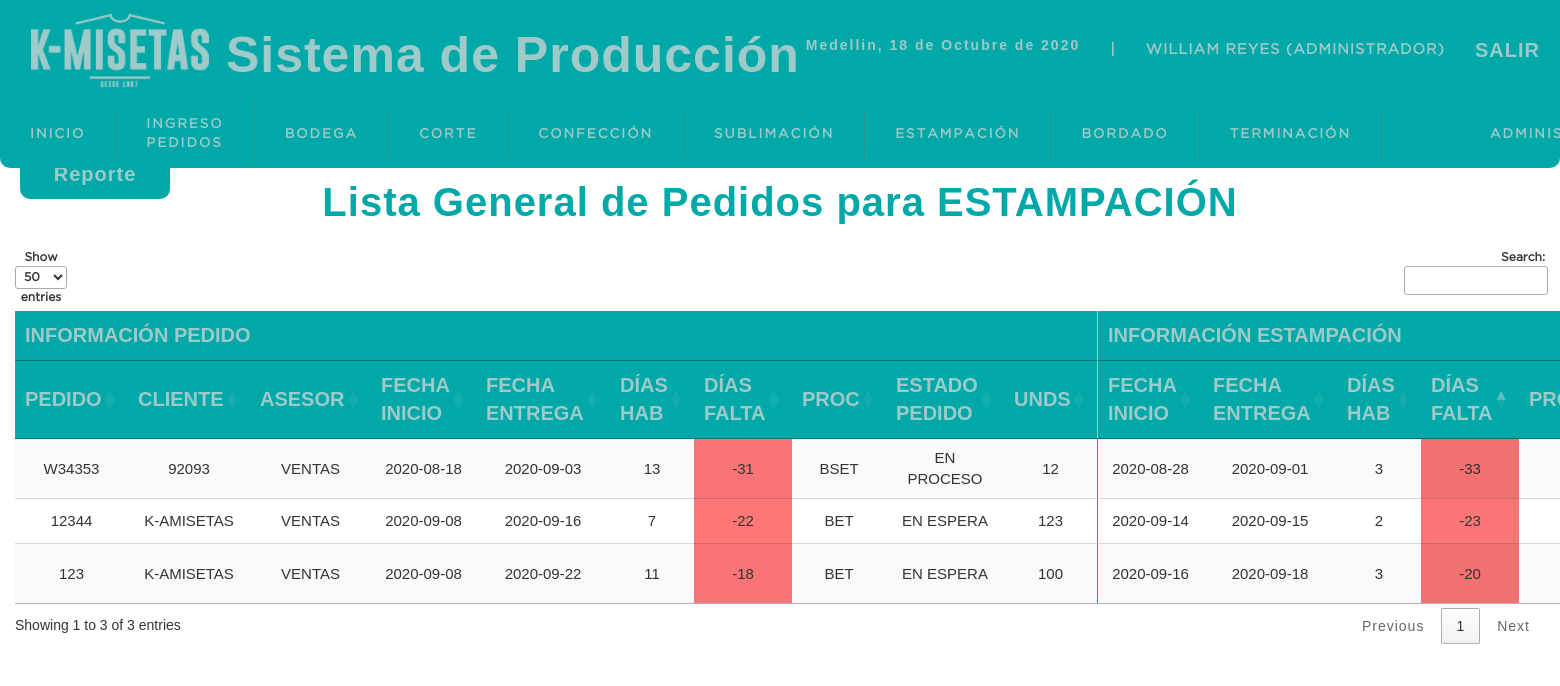
The page /sistema/listaestampaciongeneral.php (signed in) on the database as committed earlier.
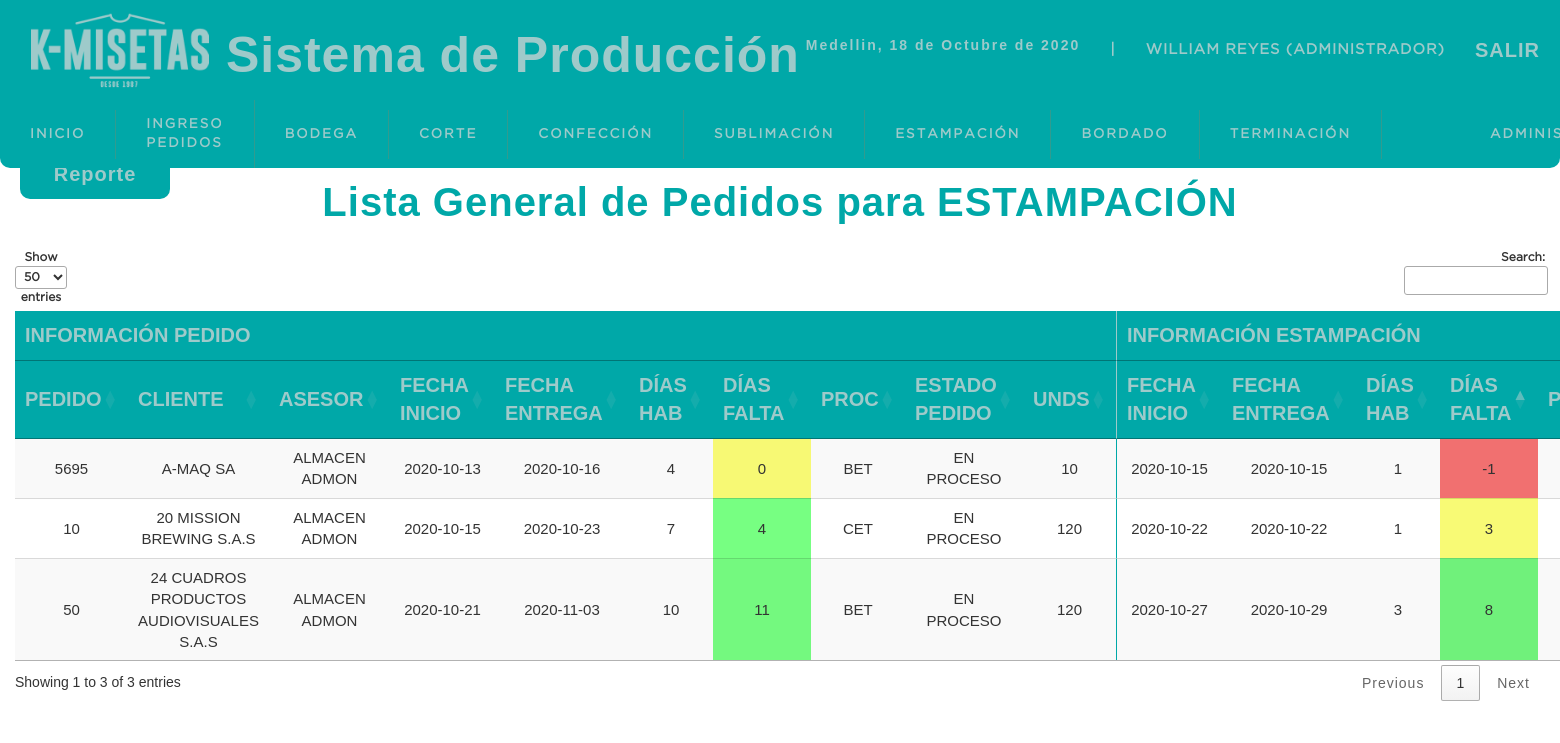
The same page on the database as committed later.
### tables this page shows
CREATE TABLE `pedidos` (
  `idpedido` int(11) NOT NULL,
  `num_pedido` varchar(10) NOT NULL,
  `cliente` varchar(50) NOT NULL,
  `asesor` varchar(15) NOT NULL,
  `fecha_inicio` date NOT NULL,
  `fecha_fin` date NOT NULL,
  `dias_habiles` int(11) NOT NULL,
  `procesos` int(11) NOT NULL,
  `unds` int(11) NOT NULL,
  `fecha_ingreso` datetime NOT NULL DEFAULT CURRENT_TIMESTAMP,
  `usuario` int(11) NOT NULL,
  `area_inicio` varchar(13) NOT NULL DEFAULT '0',
  `estado` int(11) NOT NULL DEFAULT '0'
);

CREATE TABLE `procesos` (
  `idproceso` int(11) NOT NULL,
  `siglas` varchar(5) NOT NULL,
  `1` varchar(13) NOT NULL,
  `2` varchar(13) NOT NULL,
  `3` varchar(13) NOT NULL,
  `4` varchar(13) NOT NULL,
  `5` varchar(13) NOT NULL,
  `6` varchar(13) NOT NULL,
  `tiempo1` decimal(10,2) NOT NULL,
  `tiempo2` decimal(10,2) NOT NULL,
  `tiempo3` decimal(10,2) DEFAULT NULL,
  `tiempo4` decimal(10,2) DEFAULT NULL,
  `tiempo5` decimal(10,2) DEFAULT NULL,
  `tiempo6` decimal(10,2) DEFAULT NULL,
  `dias_habiles` int(11) NOT NULL
);

CREATE TABLE `estado` (
  `id_estado` int(11) NOT NULL,
  `estado` varchar(15) NOT NULL
);

CREATE TABLE `estampacion` (
  `idestampacion` int(11) NOT NULL,
  `pedido` int(11) NOT NULL,
  `iniciofecha` date NOT NULL,
  `finfecha` date NOT NULL,
  `dias` int(11) NOT NULL,
  `inicioprocesofecha` date NOT NULL,
  `finprocesofecha` date DEFAULT NULL,
  `obs_estampacion` varchar(2000) NOT NULL,
  `parcial` int(11) NOT NULL DEFAULT '0',
  `estado` int(11) NOT NULL DEFAULT '0',
  `usuario` int(11) DEFAULT NULL,
  `tecnica` varchar(20) DEFAULT NULL,
  `nro_diseno` int(11) DEFAULT NULL,
  `posicion` int(11) DEFAULT NULL,
  `seda` int(11) DEFAULT NULL,
  `grabacion` varchar(5) DEFAULT NULL,
  `nro_plancha` int(11) DEFAULT NULL,
  `fren` varchar(20) DEFAULT NULL,
  `esp` varchar(20) DEFAULT NULL,
  `otro` varchar(20) DEFAULT NULL,
  `prep` int(11) NOT NULL DEFAULT '0',
  `est` int(11) NOT NULL DEFAULT '0',
  `sub` int(11) NOT NULL DEFAULT '0'
);

### sistema/listaestampaciongeneral.php (the view, shortened to what the changed rows need)
<?php
include "../conexion.php";
?>
<!DOCTYPE html>
<html lang="es">
<head>
    <?php include "includes/scripts.php" ?>
</head>
<body>
    <?php
    include "includes/header.php" ?>
    <section id="container">
        <center>
            <div style="width:100%">
                <h1>Lista General de Pedidos para ESTAMPACIÓN</h1>
                <table id="tabla" class="display">
                    <thead>
                        <tr class="titulo">
                            <th style="border-right: 1px solid #9ecaca" colspan="10">Información Pedido</th>
                            <th colspan="23"> Información estampación</th>
                        </tr>
                        <tr class="titulo">
                            <th>Pedido</th>
                            <th>Cliente</th>
                            <th>Asesor</th>
                            <th>Fecha Inicio </th>
                            <th>Fecha Entrega</th>
                            <th>Días Hab</th>
                            <th>Días Falta</th>
                            <th>Proc</th>
                            <th>Estado Pedido</th>
                            <th style="border-right: 1px solid #9ecaca">Unds</th>
                            <th>Fecha Inicio </th>
                            <th>Fecha Entrega</th>
                            <th>Días Hab</th>
                            <th>Días Falta</th>
                            <th>Prod</th>
                        </tr>
                    </thead>
                    <tbody>
                        <?php
                        function number_of_working_days($from, $to)
                        {
                            $workingDays = [1, 2, 3, 4, 5];
                            $holidayDays = ['', '*', ''];
                            $from = new DateTime($from);
                            $to = new DateTime($to);
                            $to->modify('+1 day');
                            $interval = new DateInterval('P1D');
                            $periods = new DatePeriod($from, $interval, $to);
                            $days = 0;
                            foreach ($periods as $period) {
                                if (!in_array($period->format('N'), $workingDays)) continue;
                                $days++;
                            }
                            return $days;
                        }
                        $query = mysqli_query($conexion, "SELECT pe.num_pedido, pe.cliente, pe.asesor, pe.fecha_inicio as 'iniciopedido',
            pe.fecha_fin as 'finpedido', pe.dias_habiles as 'diaspedido', pe.unds, pe.fecha_ingreso, pe.usuario,
            estam.idestampacion, estam.iniciofecha as 'inicioestampacion', estam.finfecha as 'finestampacion', estam.dias as 'diasestampacion',
            estam.inicioprocesofecha, estam.finprocesofecha, estam.parcial, us.usuario, estam.obs_estampacion, pr.siglas, es.estado, est.estado as 'estadopedido',
            estam.tecnica, estam.nro_diseno, estam.posicion, estam.seda, estam.grabacion, estam.nro_plancha, estam.fren, estam.esp, estam.otro,
            estam.prep, estam.est, estam.sub, estam.pedido
            FROM pedidos pe
            INNER JOIN procesos pr ON pe.procesos=pr.idproceso
            INNER JOIN estampacion estam ON pe.idpedido=estam.pedido
            INNER JOIN usuario us on pe.usuario=us.idusuario
            INNER JOIN estado es ON estam.estado=es.id_estado
            INNER JOIN estado est ON pe.estado=est.id_estado
            WHERE estam.estado<=2");
                        $result = mysqli_num_rows($query);
                        if ($result > 0) {
                            while ($data = mysqli_fetch_array($query)) {
                                $nro_pedido=$data['num_pedido'];
                                $pedido=$data['pedido'];
                            $prod_confe=mysqli_query($conexion,"SELECT * FROM confeccion WHERE pedido=$pedido");
                            $consult_confec=mysqli_fetch_array($prod_confe);
                                $prod_confec=$consult_confec['entrega'];
                                $prod_bod=mysqli_query($conexion,"SELECT * FROM bodega WHERE pedido=$pedido");
                                $consult_bod=mysqli_fetch_array($prod_bod);
                                    $prod_bod=$consult_bod['entrega'];
                                $unds = $data['unds'];
                                $parcial = $data['parcial'];
                                $falta = $unds - $parcial;
                                $hoy = date('Y-m-d');
                                $diapedido = $data['finpedido'];
                                $diaestampacion = $data['finestampacion'];
                                $estadopedido = $data['estadopedido'];
                                $tecnica = $data['tecnica'];
                                $nro_diseno = $data['nro_diseno'];
                                $posicion = $data['posicion'];
                                $seda = $data['seda'];
                                $grabacion = $data['grabacion'];
                                $nro_plancha = $data['nro_plancha'];
                                $fren = $data['fren'];
                                $esp = $data['esp'];
                                $otro = $data['otro'];
                                $prep = $data['prep'];
                                $est = $data['est'];
                                $sub = $data['sub'];
                                $diafaltapedido =  number_of_working_days($hoy, $diapedido) - 1;
                                if ($diafaltapedido < 0) {
                                    $diafaltapedido =  - (number_of_working_days($diapedido, $hoy) - 1);
                                }
                                $diafaltaestampacion =  number_of_working_days($hoy, $diaestampacion) - 1;
                                if ($diafaltaestampacion < 0) {
                                    $diafaltaestampacion =  - (number_of_working_days($diaestampacion, $hoy) - 1);
                                }
                                echo "
                    <tr>
                    <td>" . $nro_pedido . "</td>
                    <td>" . $data['cliente'] . "</td>
                    <td>" . $data['asesor'] . "</td>
                    <td>" . $data['iniciopedido'] . "</td>
                    <td>" . $data['finpedido'] . "</td>
                    <td>" . $data['diaspedido'] . "</td>";
                                if ($diafaltapedido > 3) {
                                    echo "<td class=\"greentable\">" . $diafaltapedido . "</td>";
                                } elseif ($diafaltapedido >= 0) {
                                    echo "<td class=\"yellowtable\">" . $diafaltapedido . "</td>";
                                } else {
                                    echo "<td class=\"redtable\">" . $diafaltapedido . "</td>";
                                }
                                echo " <td>" . $data['siglas'] . "</td>
                    <td>" . $estadopedido . "</td>
                    <td style=\"border-right: 1px solid #00a8a8\">" . $unds . "</td>
                    <td>" . $data['inicioestampacion'] . "</td>
                    <td>" . $data['finestampacion'] . "</td>
                    <td>" . $data['diasestampacion'] . "</td>";
                                if ($diafaltaestampacion > 3) {
                                    echo "<td class=\"greentable\">" . $diafaltaestampacion . "</td>";
                                } elseif ($diafaltaestampacion >= 0) {
                                    echo "<td class=\"yellowtable\">" . $diafaltaestampacion . "</td>";
                                } else {
                                    echo "<td class=\"redtable\">" . $diafaltaestampacion . "</td>";
                                }
                                echo "
                    <td>" . $prod_confec .$prod_bod. "</td>
                    <td>" . $tecnica . "</td>
                    <td>" . $nro_diseno . "</td>
                    <td>" . $posicion . "</td>
                    <td>" . $seda . "</td>
                    <td>" . $grabacion . "</td>
                    <td>" . $nro_plancha . "</td>
                    <td>" . $fren . "</td>
                    <td>" . $esp . "</td>
                    <td>" . $otro . "</td>
                    <td>" . $prep . "</td>
                    <td>" . $est . "</td>
                    <td>" . $sub . "</td>
                    <td>" . round(($prep + $est + $sub)*$falta/$unds/60,2) . "</td></td>
                    <td>" . $parcial . "</td>
                    <td>" . $falta . "</td>
                    <td>" . $data['obs_estampacion'] . "</td>
                    <td>" . $data['estado'] . "</td>
                    <td><div>
                    <a title=\"Editar\"class=\"link_edit\"href=\"editar_estampacion.php?id=" . $data['idestampacion'] . "\"><span class=\"glyphicon glyphicon-pencil\" aria-hidden=\"true\"></span></a>
                    <a title=\"Finalizar\"class=\"link_edit\"href=\"finalizar_estampacion.php?id=" . $data['idestampacion'] . "\"><span class=\"glyphicon glyphicon-ok\" aria-hidden=\"true\"></span></a>
                    <a title=\"Anular\"class=\"link_delete\"href=\"anular_estampacion.php?id=" . $data['idestampacion'] . "\"><span class=\"glyphicon glyphicon-trash\" aria-hidden=\"true\"></span></a>
                    </div>
                    </td>
                    </tr>                    ";
                            }
                        }
                        ?>
                    </tbody>
                </table>
            </div>
        </center>
</body>
</html>

Rows that differ between the two databases and show on the page:
removed pedidos: num_pedido "W34353", cliente "92093", asesor "VENTAS", fecha_inicio "2020-08-18", fecha_fin "2020-09-03", dias_habiles "13", fecha_fin "-31", procesos.siglas "BSET", estado.estado "EN PROCESO", unds "12", estampacion.iniciofecha "2020-08-28", estampacion.finfecha "2020-09-01", estampacion.dias "3", estampacion.finfecha "-33"
removed pedidos: num_pedido "123", cliente "K-AMISETAS", asesor "VENTAS", fecha_inicio "2020-09-08", fecha_fin "2020-09-22", dias_habiles "11", fecha_fin "-18", procesos.siglas "BET", estado.estado "EN ESPERA", unds "100", estampacion.iniciofecha "2020-09-16", estampacion.finfecha "2020-09-18", estampacion.dias "3", estampacion.finfecha "-20"
removed pedidos: num_pedido "12344", cliente "K-AMISETAS", asesor "VENTAS", fecha_inicio "2020-09-08", fecha_fin "2020-09-16", dias_habiles "7", fecha_fin "-22", procesos.siglas "BET", estado.estado "EN ESPERA", unds "123", estampacion.iniciofecha "2020-09-14", estampacion.finfecha "2020-09-15", estampacion.dias "2", estampacion.finfecha "-23"
added pedidos: num_pedido "50", cliente "24 CUADROS PRODUCTOS AUDIOVISUALES S.A.S", asesor "ALMACEN ADMON", fecha_inicio "2020-10-21", fecha_fin "2020-11-03", dias_habiles "10", fecha_fin "11", procesos.siglas "BET", estado.estado "EN PROCESO", unds "120", estampacion.iniciofecha "2020-10-27", estampacion.finfecha "2020-10-29", estampacion.dias "3", estampacion.finfecha "8"
added pedidos: num_pedido "5695", cliente "A-MAQ SA", asesor "ALMACEN ADMON", fecha_inicio "2020-10-13", fecha_fin "2020-10-16", dias_habiles "4", fecha_fin "0", procesos.siglas "BET", estado.estado "EN PROCESO", unds "10", estampacion.iniciofecha "2020-10-15", estampacion.finfecha "2020-10-15", estampacion.dias "1", estampacion.finfecha "-1"
added pedidos: num_pedido "10", cliente "20 MISSION BREWING S.A.S", asesor "ALMACEN ADMON", fecha_inicio "2020-10-15", fecha_fin "2020-10-23", dias_habiles "7", fecha_fin "4", procesos.siglas "CET", estado.estado "EN PROCESO", unds "120", estampacion.iniciofecha "2020-10-22", estampacion.finfecha "2020-10-22", estampacion.dias "1", estampacion.finfecha "3"
